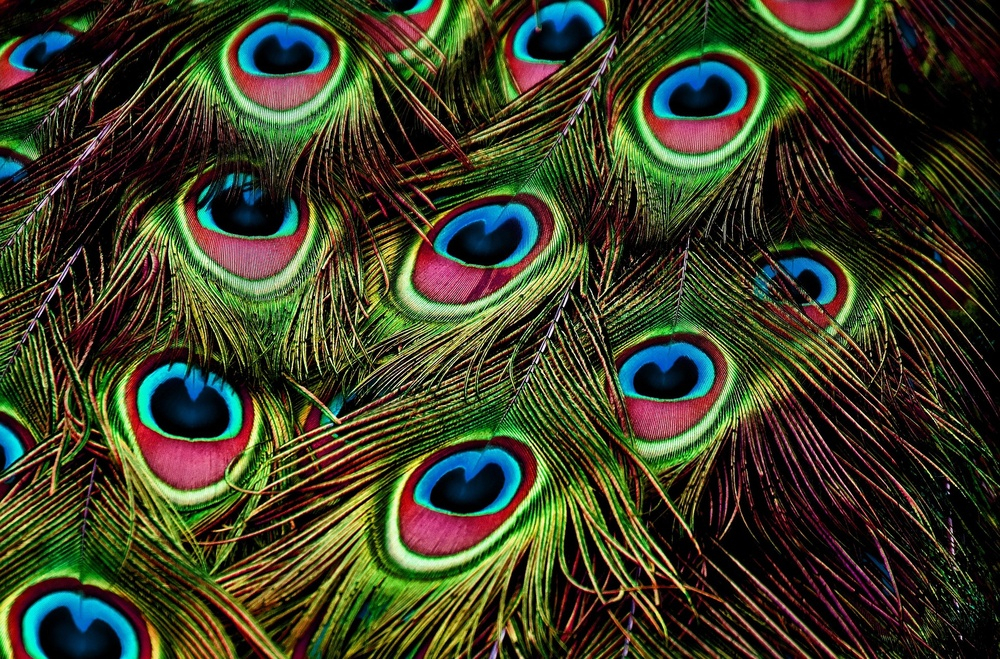
#> input picture Python/image processing/peacock.jpg, 1000 x 659 px, shrunk from 1920 x 1265 before the run
$ python colour_plane.py
#> lines starting #> are read from the running program, lines starting #| are printed output that depends on the picture
import numpy as np
import matplotlib.pyplot as plt
import matplotlib.image as mpimg

img=mpimg.imread('peacock.jpg')
#> img is the input picture: shape (659, 1000, 3); mean R, G, B 60, 61.5, 39.2
plt.figure(1)
plt.imshow(img)
plt.title('Original Image')
imgR=img[:,:,0]
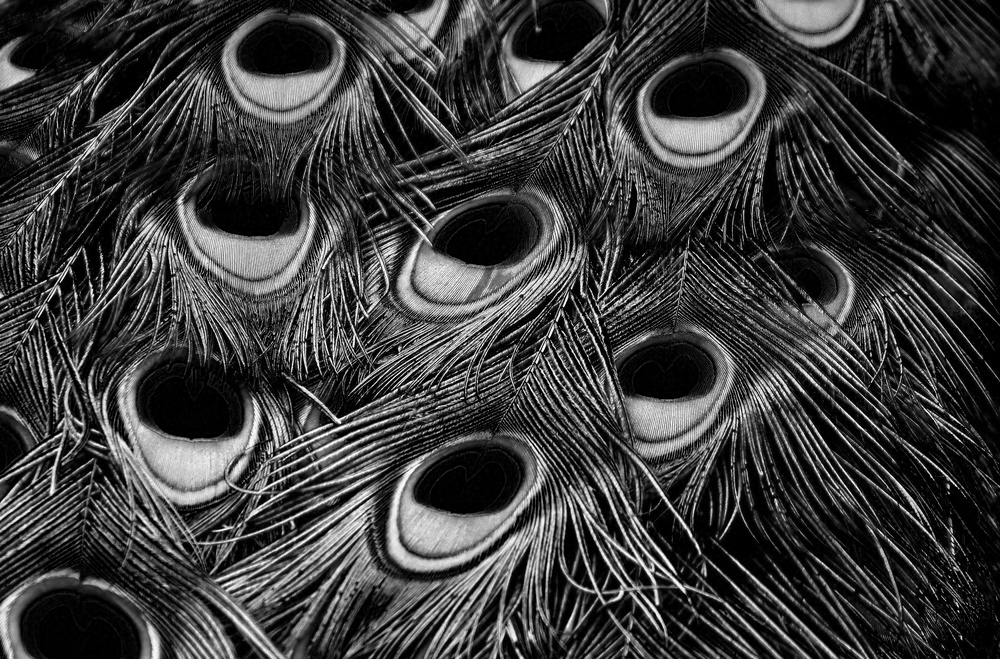
#> imgR: shape (659, 1000); min 0, max 255, mean 60
imgG=img[:,:,1]
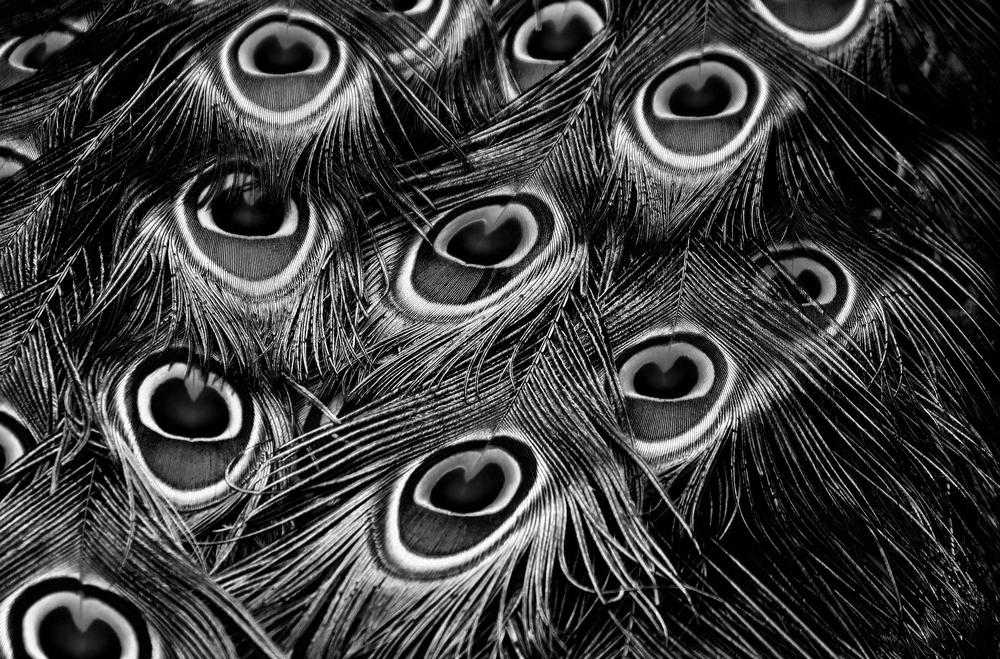
#> imgG: shape (659, 1000); min 0, max 255, mean 61.5
imgB=img[:,:,2]
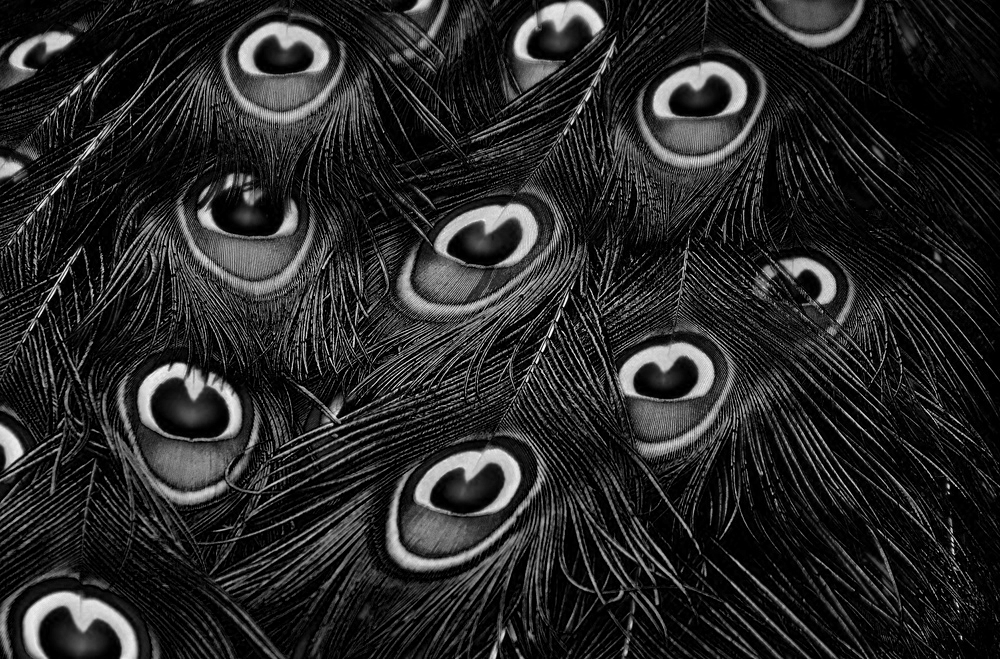
#> imgB: shape (659, 1000); min 0, max 255, mean 39.2
plt.figure(2)
plt.imshow(imgR,cmap='gray')
plt.title('Red Channel')
plt.figure(3)
plt.imshow(imgG,cmap='gray')
plt.title('Green Channel')
plt.figure(4)
plt.imshow(imgB,cmap='gray')
plt.title('Blue Channel')
plt.show()

$ run again, with Python/image processing/noice.jpg copied over Python/image processing/peacock.jpg
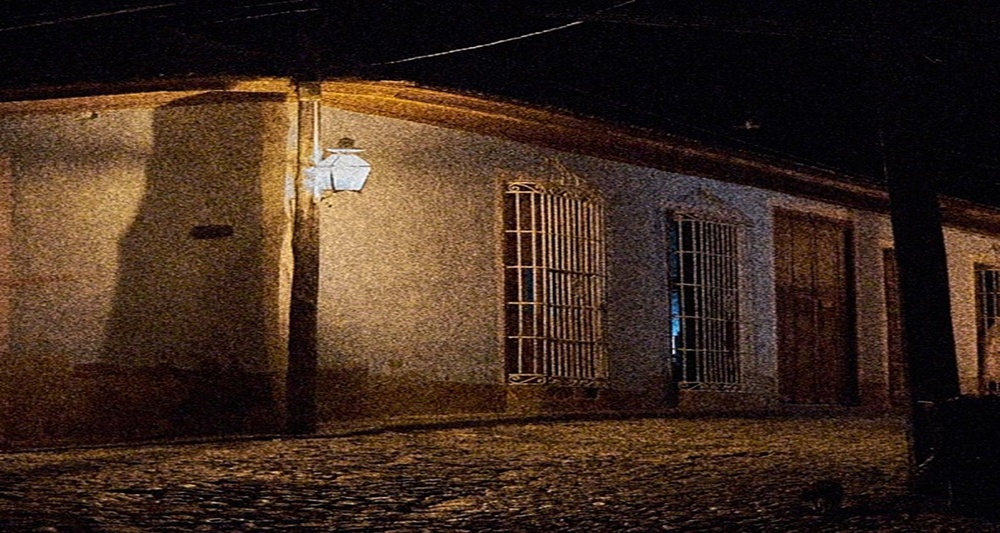
#> input picture Python/image processing/noice.jpg, 1000 x 533 px, shrunk from 1500 x 800 before the run
#> img is the input picture: shape (533, 1000, 3); mean R, G, B 60.9, 41.5, 30
#> `imgR=img[:,:,0]`:
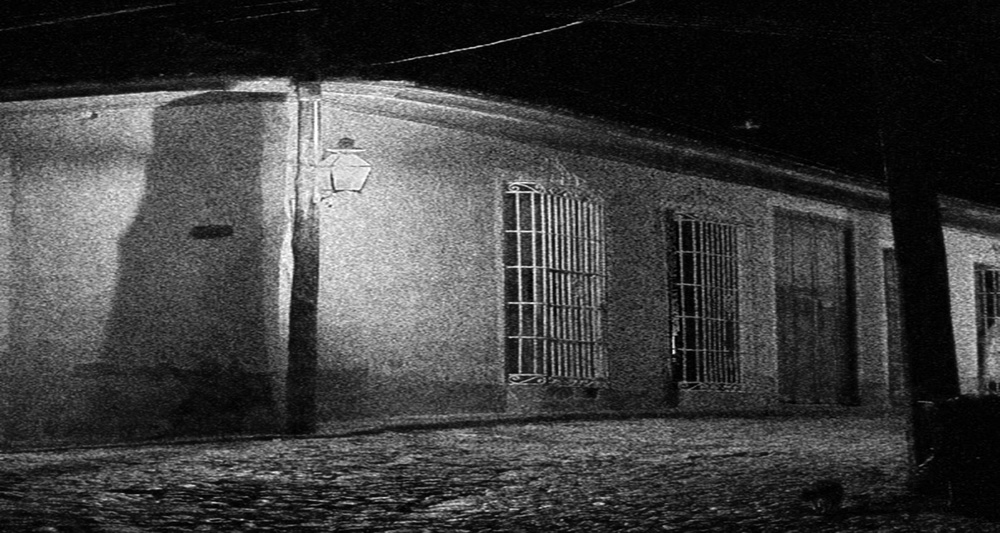
#> imgR: shape (533, 1000); min 0, max 255, mean 60.9
#> `imgB=img[:,:,2]`:
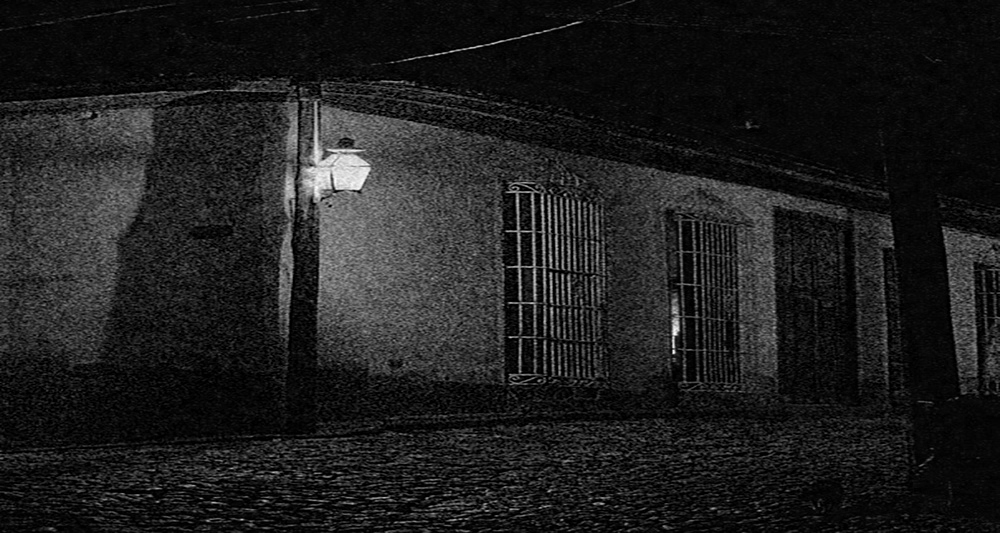
#> imgB: shape (533, 1000); min 0, max 255, mean 30

$ run again, with Python/image processing/rat.jpg copied over Python/image processing/peacock.jpg
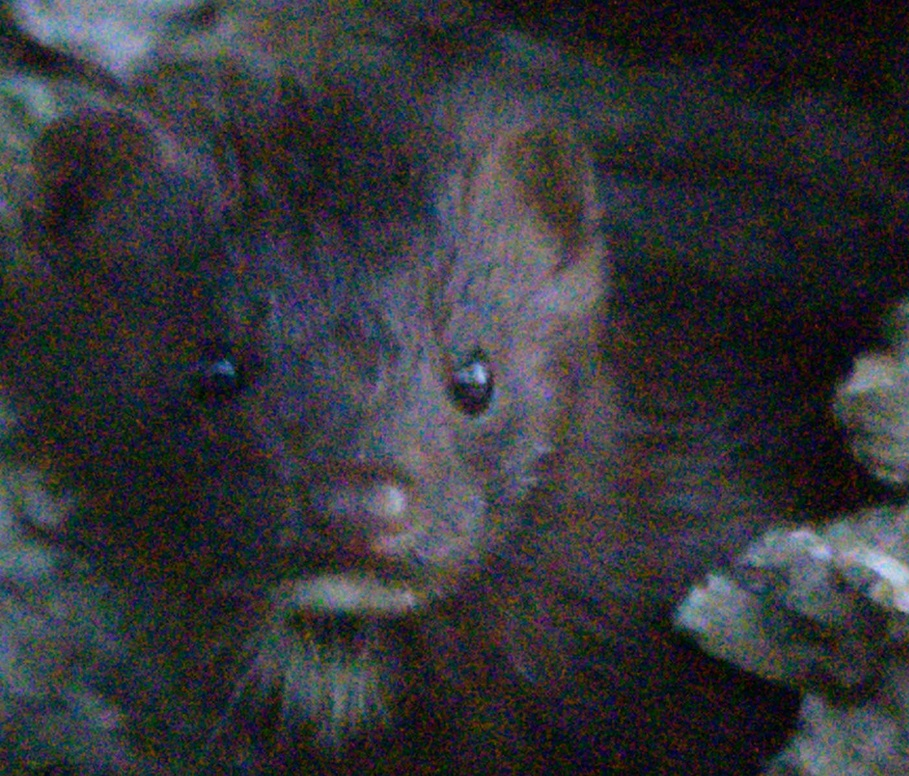
#> input picture Python/image processing/rat.jpg, 909 x 776 px, shrunk from 1402 x 1196 before the run
#> img is the input picture: shape (776, 909, 3); mean R, G, B 52.8, 53.2, 57.6
#> `imgG=img[:,:,1]`:
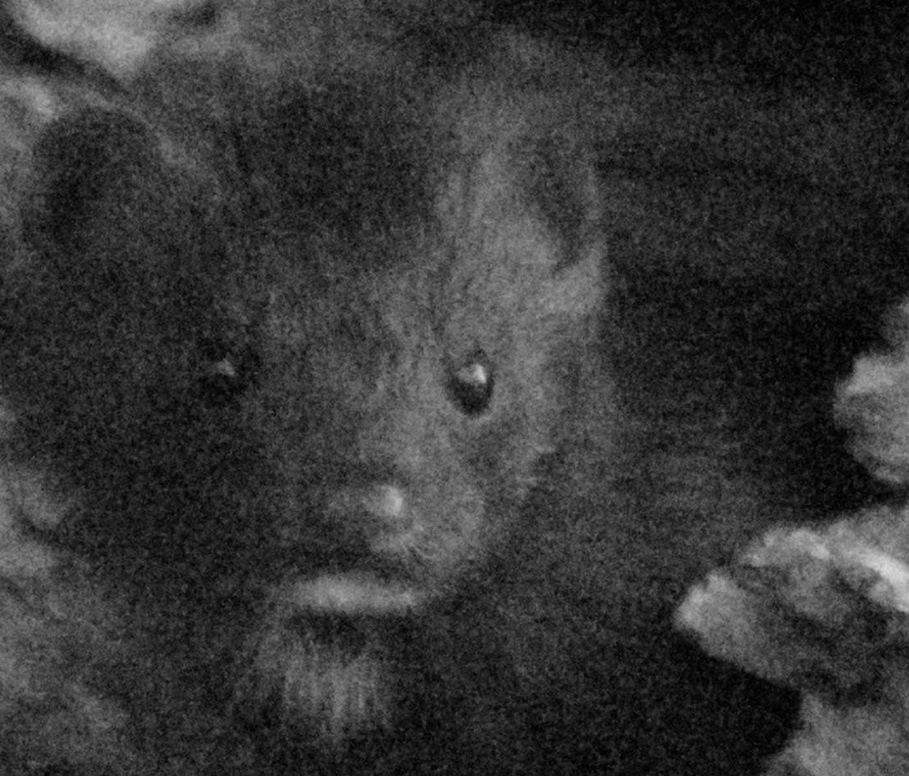
#> imgG: shape (776, 909); min 0, max 222, mean 53.2
#> `imgB=img[:,:,2]`:
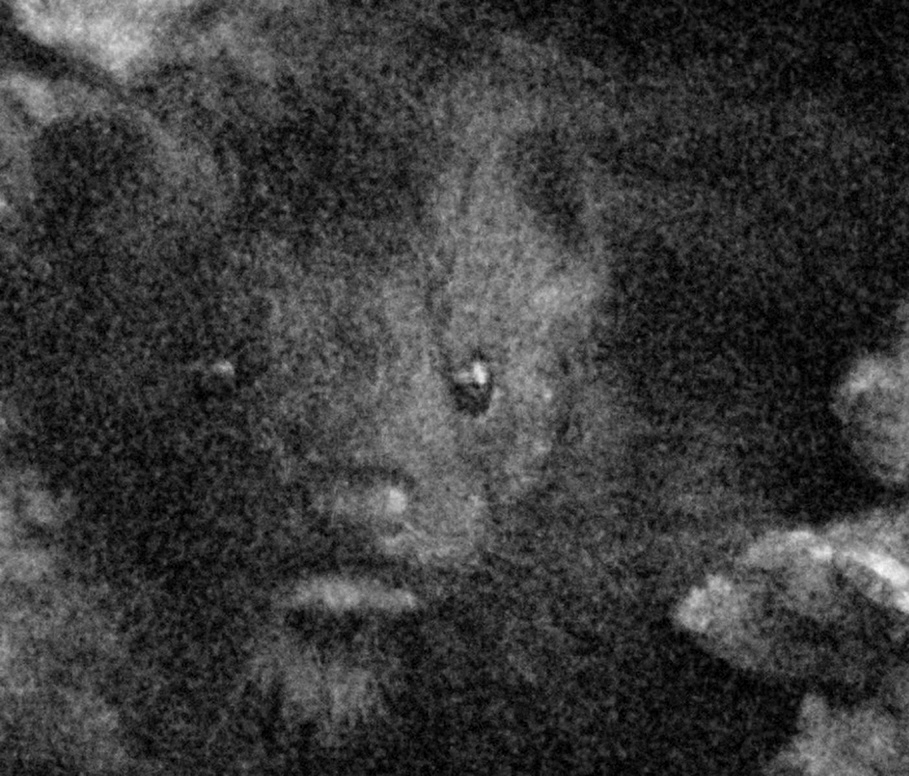
#> imgB: shape (776, 909); min 0, max 251, mean 57.6
